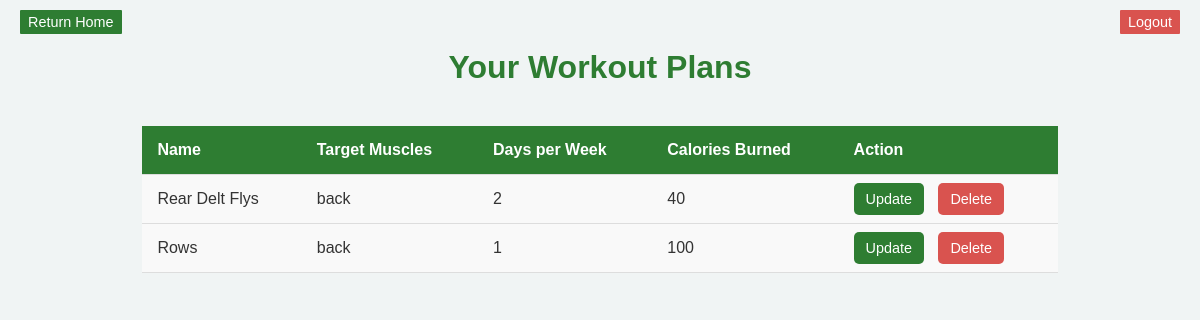
The app's page /my_workouts/ (signed in), older data.
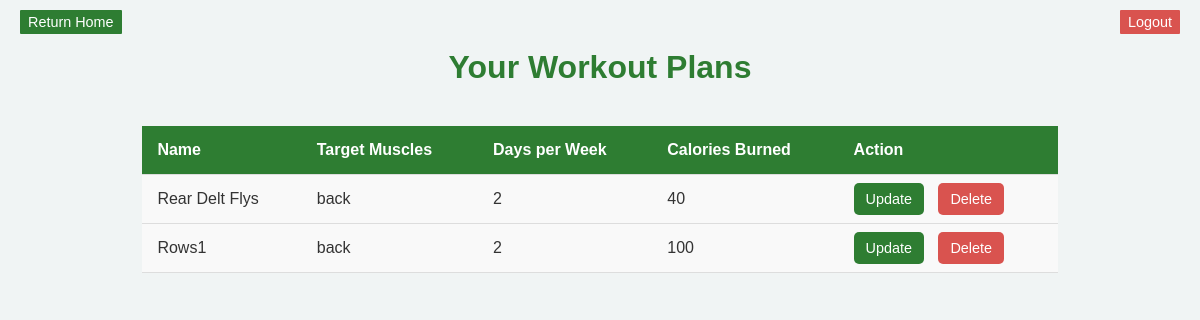
The same page, newer data.
### welcome/models.py (models this page shows)
class WorkoutPlan(models.Model):
    MUSCLE_GROUPS = [
        ('back', 'Back'),
        ('chest', 'Chest'),
        ('biceps', 'Biceps'),
        ('triceps', 'Triceps'),
        ('legs', 'Legs'),
        ('shoulders', 'Shoulders'),
        ('core', 'Core'),
    ]
    user = models.ForeignKey(User, on_delete=models.CASCADE, db_index=True)
    name = models.CharField(max_length=200)
    target_muscles = models.CharField(max_length=20, choices=MUSCLE_GROUPS)
    days_per_week = models.IntegerField()
    calories_burned = models.IntegerField()
    class Meta:
        constraints = [
            models.UniqueConstraint(fields=['user', 'name'], name='unique_user_workout_name')
        ]
        indexes = [
            models.Index(fields=['user', 'target_muscles'], name='user_target_muscle_idx'),
        ]

### welcome/views.py (the view)
# urls.py: path('my_workouts/', views.my_workouts, name='my_workouts'),
@login_required
def my_workouts(request):
    user_id = request.user.id
    with connection.cursor() as cursor:
        cursor.execute("""
            SELECT * FROM welcome_workoutplan WHERE user_id = %s
        """, [user_id])
        rows = cursor.fetchall()
    workout_plans = []
    for row in rows:
        workout_plans.append({
            'id': row[0],
            'name': row[5],
            'target_muscles': row[1],
            'days_per_week': row[2],
            'calories_burned': row[4],
            'user_id': row[3],
        })
    return render(request, 'welcome/my_workouts.html', {'workout_plans': workout_plans})

### welcome/templates/welcome/my_workouts.html (shortened to what this page needs)
<!DOCTYPE html>
<html lang="en">
<head>
</head>
<body>
    <div class="top-buttons">
        <a href="{% url 'welcome' %}" class="button home-button">Return Home</a>
        <a href="{% url 'login' %}" class="button logout-button">Logout</a>
    </div>
    <h1>Your Workout Plans</h1>
    <table>
        <thead>
            <tr>
                <th>Name</th>
                <th>Target Muscles</th>
                <th>Days per Week</th>
                <th>Calories Burned</th>
                <th>Action</th>
            </tr>
        </thead>
        <tbody>
            {% for plan in workout_plans %}
            <tr>
                <td>{{ plan.name }}</td>
                <td>{{ plan.target_muscles }}</td>
                <td>{{ plan.days_per_week }}</td>
                <td>{{ plan.calories_burned }}</td>
                <td>
                    <a href="{% url 'update_workout' plan.id %}" class="update-button">Update</a>
                    <a href="{% url 'delete_workout' plan.id %}" class="delete-button" onclick="return confirm('Are you sure you want to delete this workout?');">Delete</a>
                </td>
            </tr>
            {% empty %}
            <tr>
                <td colspan="4">No workout plans found for the current user.</td>
            </tr>
            {% endfor %}
        </tbody>
    </table>
</body>
</html>

Row changes from the older to the newer data that the page shows:
changed WorkoutPlan: name "Rows" → "Rows1"; days_per_week "1" → "2"
